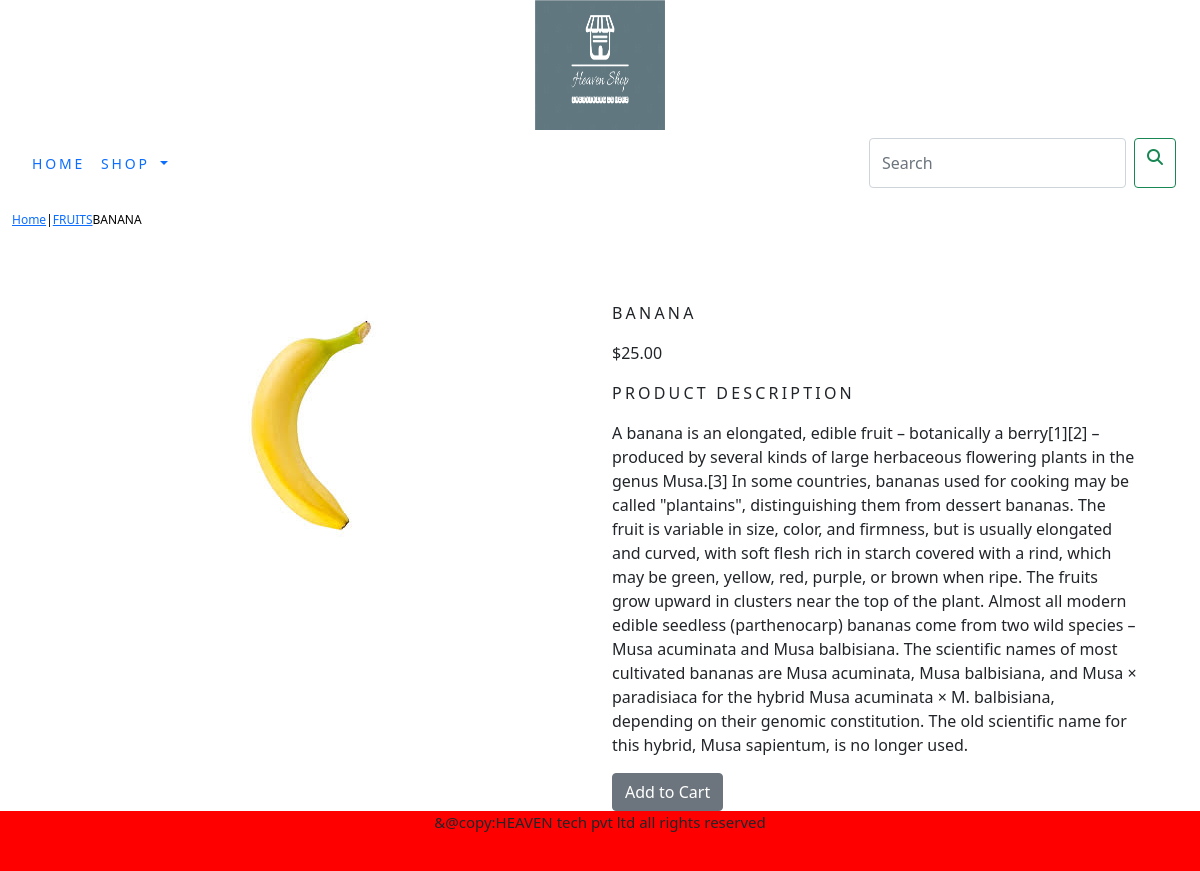
/shop/fruits/banana/, run on the app's committed database.
### shop/models.py (models this page shows, shortened)
class Product(models.Model):
    name=models.CharField(max_length=250,unique=True)
    slug=models.SlugField(max_length=250,unique=True)
    description=models.TextField(blank=True)
    price=models.DecimalField(max_digits=10,decimal_places=2)
    category=models.ForeignKey(Category,on_delete=models.CASCADE)
    image=models.ImageField(upload_to='product',blank=True)
    stock=models.IntegerField()
    available=models.BooleanField(default=True)
    created=models.DateTimeField(auto_now_add=True)
    updated=models.DateTimeField(auto_now=True)
    class Meta:
        ordering = ('name',)
        verbose_name = 'product'
        verbose_name_plural = 'products'

class Category(models.Model):
    name=models.CharField(max_length=250,unique=True)
    slug=models.SlugField(max_length=250,unique=True)
    description=models.TextField(blank=True)
    image=models.ImageField(upload_to='category',blank=True)
    class Meta:
        ordering=('name',)
        verbose_name='category'
        verbose_name_plural='categories'
    def get_url(self):
        return reverse('shop:products_by_category', args=[self.slug])
    def __str__(self):
        return '{}'.format(self.name)

### shop/views.py (the view)
# urls.py: path('<slug:c_slug>/<slug:product_slug>/',views.proDetail,name='prodCatdetail'),
def proDetail(request,c_slug,product_slug):
    try:
        product=Product.objects.get(category__slug=c_slug,slug=product_slug)
    except Exception as e:
        raise e
    return render(request,'product.html',{'product':product})

### cart/context_processors.py (called while the page is built)
def counter(request):
    item_count=0
    if 'admin' in request.path:
        return {}
    else:
        try:
            cart=Cart.objects.filter(cart_id=_cart_id(request))
            cart_items=CartItem.objects.all().filter(cart=cart[:1])
            for cart_item in cart_items:
                item_count +=cart_item.quantity
        except Cart.DoesNotExist:
            item_count=0
    return dict(item_count=item_count)

### cart/views.py (called while the page is built)
def _cart_id(request):
    cart=request.session.session_key
    if not cart:
        cart=request.session.create()
    return cart

### shop/context_processors.py (called while the page is built)
def menu_links(request):
    links=Category.objects.all()
    return dict(links=links)

### templates/product.html (shortened to what this page needs)
{% extends 'base.html' %}
{% load static %}
{% block content %}
    <div class="row my_prod_row_class">
        <div class="mx_auto">
            <p><a href="{% url 'shop:allProdCat' %}">Home</a>|<a href="{{product.category.get_url}}">{{product.category}}</a>{{product.name}}</p>
        </div>
    </div>
<div class="container">
    <br>
    <div class="row">
        <div class="col-12 col-sm-12 col-md-12 col-lg-6 text-center">
            <div style="min-width:18rem;">
                <img src="{{product.image.url}}" alt="{{product.name}}">
            </div>
        </div>
        <div class="col-12 col-sm-12 col-md-12 col-lg-6">
            <div>
            <h1 class="my_prod_title">{{product.name}}</h1>
            <p>${{product.price}}</p>
            <p class="my_title">Product Description</p>
            <p class="text-justify my_prod_text">{{product.description}}</p>
            {% if product.stock <= 0 %}
                <p class="text-justify my_prod_text"><b>Out of Stock</b></p>
            {% else %}
                <a class="btn btn-secondary" href="{% url 'cart:add_cart' product.id %}">Add to Cart</a>
            {% endif %}
        </div>
        </div>
    </div>
    </div>
</div>
{% endblock %}

### static/css/custom.css (style rules this page uses)
body { font-family: 'Roboto', sans-serif; }
.my_title { font-size:16px; text-transform:uppercase; letter-spacing:.2em; }
.my_prod_row_class { padding-top:15px; padding-bottom:20px; }
.my_prod_row_class .mx_auto { color:#000; font-size:12px; text-decoration:none; }
.my_prod_title { font-size:16px; text-transform:uppercase; letter-spacing:.2em; padding-top:15px; padding-bottom:10px; }
.my_prod_text { padding-right:20px; }

### data on the page
Product: category "FRUITS", name "BANANA", image (picture), price "25.00", description "A banana is an elongated, edible fruit – botanically a berry[1][2] – produced by several kinds of large herbaceous flowering plants in the genus Musa.[3] In some countries, bananas used for cooking may be called \"plantains\", distinguishing them from dessert bananas. The fruit is variable in size, color, and firmness, but is usually elongated and curved, with soft flesh rich in starch covered with a rind, which may be green, yellow, red, purple, or brown when ripe. The fruits grow upward in clusters near the top of the plant. Almost all modern edible seedless (parthenocarp) bananas come from two wild species – Musa acuminata and Musa balbisiana. The scientific names of most cultivated…"
